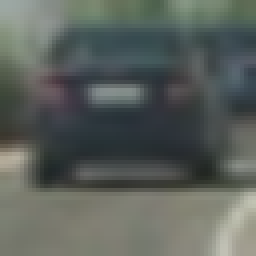
#> input picture codebase/vehicles/GTI_Far/image0001.png, 64 x 64 px (shown 4 times larger); its folder holds only this picture in this run
$ jupyter execute --allow-errors Exploration.ipynb   (older library calls are emulated)
#> lines starting #> are read from the running program, lines starting #| are printed output that depends on the picture
### codebase/lesson_functions.py
import matplotlib.image as mpimg
import numpy as np
import cv2
from skimage.feature import hog


# Define a function to return HOG features and visualization
def get_hog_features(img, orient, pix_per_cell, cell_per_block,
                     vis=False, feature_vec=True):
    # Call with two outputs if vis==True
    if vis == True:
        features, hog_image = hog(img, orientations=orient,
                                  pixels_per_cell=(pix_per_cell, pix_per_cell),
                                  cells_per_block=(cell_per_block, cell_per_block),
                                  transform_sqrt=True,
                                  visualise=vis, feature_vector=feature_vec)
        return features, hog_image
    # Otherwise call with one output
    else:
        features = hog(img, orientations=orient,
                       pixels_per_cell=(pix_per_cell, pix_per_cell),
                       cells_per_block=(cell_per_block, cell_per_block),
                       transform_sqrt=True,
                       visualise=vis, feature_vector=feature_vec)
        return features


# Define a function to compute binned color features
def bin_spatial(img, size=(32, 32)):
    # Use cv2.resize().ravel() to create the feature vector
    features = cv2.resize(img, size).ravel()
    # Return the feature vector
    return features


# Define a function to compute color histogram features
# NEED TO CHANGE bins_range if reading .png files with mpimg!
def color_hist(img, nbins=32, bins_range=(0, 256)):
    # Compute the histogram of the color channels separately
    channel1_hist = np.histogram(img[:, :, 0], bins=nbins, range=bins_range)
    channel2_hist = np.histogram(img[:, :, 1], bins=nbins, range=bins_range)
    channel3_hist = np.histogram(img[:, :, 2], bins=nbins, range=bins_range)
    # Concatenate the histograms into a single feature vector
    hist_features = np.concatenate((channel1_hist[0], channel2_hist[0], channel3_hist[0]))
    # Return the individual histograms, bin_centers and feature vector
    return hist_features


# Define a function to extract features from a list of images
# Have this function call bin_spatial() and color_hist()
def extract_features(imgs, color_space='RGB', spatial_size=(32, 32),
                     hist_bins=32, orient=9,
                     pix_per_cell=8, cell_per_block=2, hog_channel=0,
                     spatial_feat=True, hist_feat=True, hog_feat=True):
    # Create a list to append feature vectors to
#> called with color_space = 'RGB', spatial_size = (20, 20), hist_bins = 32, orient = 9, pix_per_cell = 8, cell_per_block = 2, hog_channel = 0, spatial_feat = True
    features = []
    # Iterate through the list of images
    for file in imgs:
        file_features = []
        # Read in each one by one
        image = mpimg.imread(file)
#> image is the input picture: shape (64, 64, 3) float32; mean R, G, B 0.358, 0.381, 0.361
        # apply color conversion if other than 'RGB'
        if color_space != 'RGB':
            if color_space == 'HSV':
                feature_image = cv2.cvtColor(image, cv2.COLOR_RGB2HSV)
            elif color_space == 'LUV':
                feature_image = cv2.cvtColor(image, cv2.COLOR_RGB2LUV)
            elif color_space == 'HLS':
                feature_image = cv2.cvtColor(image, cv2.COLOR_RGB2HLS)
            elif color_space == 'YUV':
                feature_image = cv2.cvtColor(image, cv2.COLOR_RGB2YUV)
            elif color_space == 'YCrCb':
                feature_image = cv2.cvtColor(image, cv2.COLOR_RGB2YCrCb)
        else:
            feature_image = np.copy(image)

        if spatial_feat == True:
            spatial_features = bin_spatial(feature_image, size=spatial_size)
#> in bin_spatial, `features = cv2.resize(img, size).ravel()`: features = 1200 values, max 0.755 at index 1191, min 0.143 at index 827, mean 0.365
#> spatial_features has the same summary as features in bin_spatial
            file_features.append(spatial_features)
        if hist_feat == True:
            # Apply color_hist()
            hist_features = color_hist(feature_image, nbins=hist_bins)
#> in color_hist, `hist_features = np.concatenate((channel1_hist[0], channel2_hist[0], ch..`: hist_features = 96 values, max 4096 at index 0, min 0 at index 1, mean 128
            file_features.append(hist_features)
        if hog_feat == True:
            # Call get_hog_features() with vis=False, feature_vec=True
            if hog_channel == 'ALL':
                hog_features = []
                for channel in range(feature_image.shape[2]):
                    hog_features.append(get_hog_features(feature_image[:, :, channel],
                                                         orient, pix_per_cell, cell_per_block,
                                                         vis=False, feature_vec=True))
                hog_features = np.ravel(hog_features)
            else:
                hog_features = get_hog_features(feature_image[:, :, hog_channel], orient,
                                                pix_per_cell, cell_per_block, vis=False, feature_vec=True)
#> in get_hog_features, `features = hog(img, orientations=orient, pixels_per_cell=(pix_per_cell..`: features = 1764 values, max 0.583 at index 1372, min 0 at index 7, mean 0.115
#> in get_hog_features, `features = hog(img, orientations=orient, pixels_per_cell=(pix_per_cell..`:
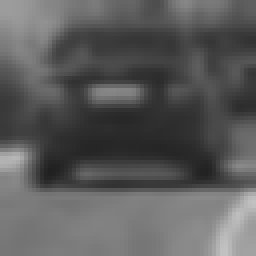
#> img: shape (64, 64) float32 (shown 4 times larger); min 0.125, max 0.757, mean 0.358
#> hog_features has the same summary as features in get_hog_features
            # Append the new feature vector to the features list
            file_features.append(hog_features)
        features.append(np.concatenate(file_features))
#> pass 2 of the loop in extract_features, `for file in imgs:`:
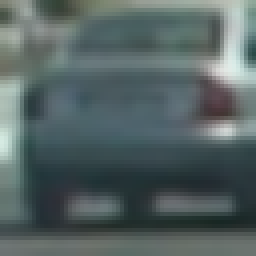
#> input picture codebase/vehicles/GTI_Left/image0018.png, 64 x 64 px (shown 4 times larger)
#> in extract_features, image is the input picture: shape (64, 64, 3) float32; mean R, G, B 0.335, 0.391, 0.39
#> spatial_features = 1200 values, max 0.912 at index 355, min 0.11 at index 1071, mean 0.372
#> in get_hog_features (call 2), `features = hog(img, orientations=orient, pixels_per_cell=(pix_per_cell..`: features = 1764 values, max 0.537 at index 1480, min 0 at index 70, mean 0.109
#> in get_hog_features (call 2), `features = hog(img, orientations=orient, pixels_per_cell=(pix_per_cell..`:
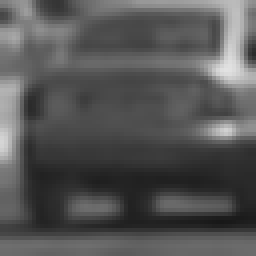
#> img: shape (64, 64) float32 (shown 4 times larger); min 0.0941, max 0.886, mean 0.335
#> hog_features has the same summary as features in get_hog_features
    # Return list of feature vectors
    return features


# [150 lines left out: functions single_img_features, slide_window, search_windows, draw_boxes, convert_color, not called in this run]

### codebase/Exploration.ipynb
[cell 1]
import glob
import matplotlib.image as mpimg
import matplotlib.pyplot as plt
import numpy as np
import cv2
from lesson_functions import extract_features, draw_boxes
from sklearn.preprocessing import StandardScaler
from sklearn.model_selection import train_test_split
from sklearn.svm import LinearSVC
from sklearn import svm, datasets
from sklearn.model_selection import GridSearchCV

## Possible Car Classifier Class?

[cell 2]
vehicles = glob.glob('vehicles/**/*.png', recursive=True)
non_vehicles = glob.glob('non-vehicles/**/*.png', recursive=True)

print("Vehicle Images: ", len(vehicles))
print("Non Vehicle Images: ", len(non_vehicles))

[cell 3]
# Parameters
color_space = 'RGB'
spatial = 20
hist_bins = 32

# Extract Features
vehicle_features = extract_features(vehicles, color_space=color_space,
                                    spatial_size=(spatial, spatial), hist_bins=hist_bins)
#> vehicle_features = 2 items
non_vehicle_features = extract_features(non_vehicles, color_space=color_space,
                                        spatial_size=(spatial, spatial), hist_bins=hist_bins)

#> (a cell that did not finish here is left out)

[cell 5]
# Train Test Split
rand_state = np.random.randint(0, 100)
#> (the rest of this cell did not finish here and is left out)

[cell 6]
clf = LinearSVC()
#> (the rest of this cell did not finish here and is left out)

## Introduce Sliding Windows

#> (a cell that did not finish here is left out)

[cell 8]
from lesson_functions import slide_window, search_windows

[cell 9]
window_sizes = [
    96
]
#> window_sizes = [96]
y_start_stop = [
    [400, 656]
]

windows = []

#> (the rest of this cell did not finish here and is left out)

#> (a cell that did not finish here is left out)

[cell 11]
def add_heat(heatmap, bbox_list):
    # Iterate through list of bboxes
    for box in bbox_list:
        # Add += 1 for all pixels inside each bbox
        # Assuming each "box" takes the form ((x1, y1), (x2, y2))
        heatmap[box[0][1]:box[1][1], box[0][0]:box[1][0]] += 1

    # Return updated heatmap
    return heatmap

def apply_threshold(heatmap, threshold):
    # Zero out pixels below the threshold
    heatmap[heatmap <= threshold] = 0
    # Return thresholded map
    return heatmap

def draw_labeled_bboxes(img, labels):
    # Iterate through all detected cars
    for car_number in range(1, labels[1]+1):
        # Find pixels with each car_number label value
        nonzero = (labels[0] == car_number).nonzero()
        # Identify x and y values of those pixels
        nonzeroy = np.array(nonzero[0])
        nonzerox = np.array(nonzero[1])
        # Define a bounding box based on min/max x and y
        bbox = ((np.min(nonzerox), np.min(nonzeroy)), (np.max(nonzerox), np.max(nonzeroy)))
        # Draw the box on the image
        cv2.rectangle(img, bbox[0], bbox[1], (0,0,255), 6)
    # Return the image
    return img
